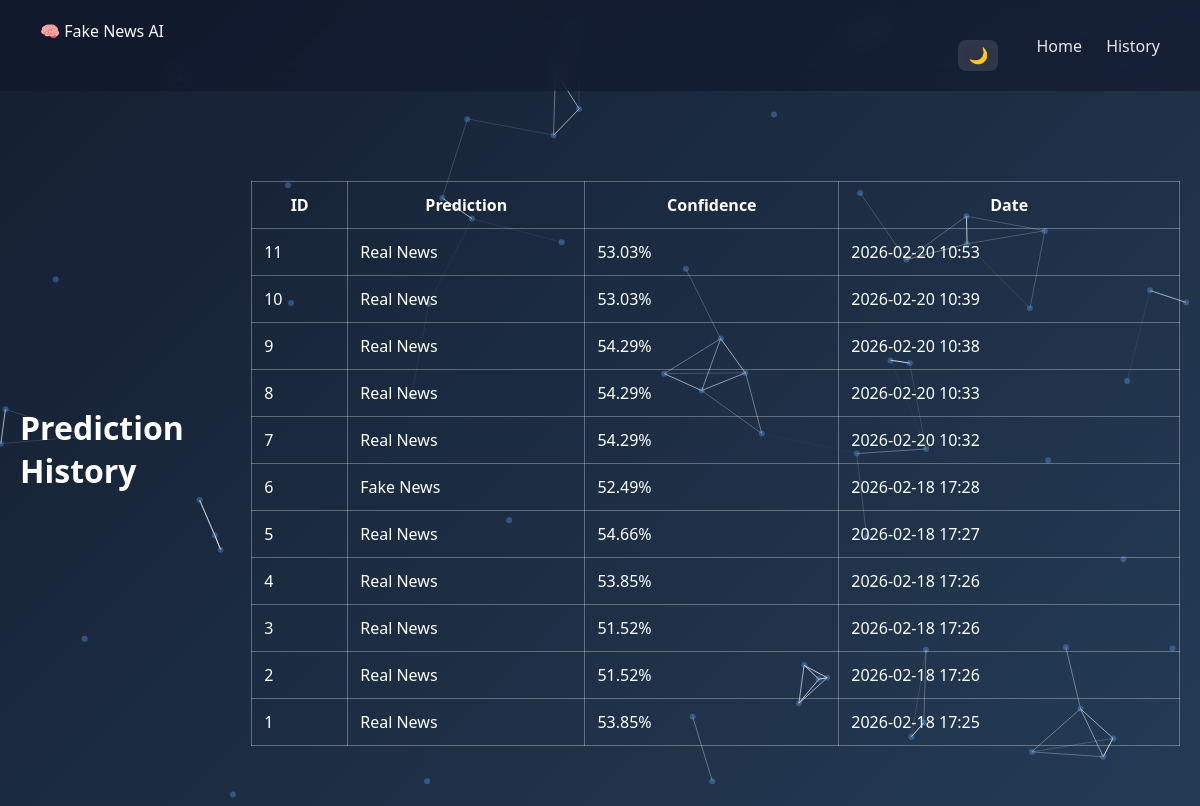
The app's page /history with its own data.
### tables this page shows
CREATE TABLE history (
            id INTEGER PRIMARY KEY AUTOINCREMENT,
            text TEXT,
            prediction TEXT,
            confidence REAL,
            created_at TEXT
        );

### app.py (the view)
@app.route("/history")
def history():
    conn = sqlite3.connect("database/fake_news.db")
    cursor = conn.cursor()
    cursor.execute("SELECT * FROM history ORDER BY id DESC")
    data = cursor.fetchall()
    conn.close()
    return render_template("history.html", data=data)

### templates/history.html
{% extends "base.html" %}
{% block content %}
<h1>Prediction History</h1>
<table>
    <tr>
        <th>ID</th>
        <th>Prediction</th>
        <th>Confidence</th>
        <th>Date</th>
    </tr>
    {% for row in data %}
    <tr>
        <td>{{ row[0] }}</td>
        <td>{{ row[2] }}</td>
        <td>{{ row[3] }}%</td>
        <td>{{ row[4] }}</td>
    </tr>
    {% endfor %}
</table>
{% endblock %}

### templates/base.html (shortened to what this page needs)
<!DOCTYPE html>
<html>
<head>
    <link rel="stylesheet" href="{{ url_for('static', filename='css/style.css') }}">
</head>
<body>
<div id="particles-js"></div>
<nav class="navbar">
    <div class="nav-title">🧠 Fake News AI</div>
    <div class="nav-right">
        <button id="themeToggle">🌙</button>
        <div class="nav-links">
            <a href="/">Home</a>
            <a href="/history">History</a>
        </div>
    </div>
</nav>
<main class="main-container">
    {% block content %}{% endblock %}
</main>
</body>
</body>
</html>

### static/css/style.css (style rules this page uses)
body { margin: 0; font-family: 'Segoe UI', sans-serif; background: linear-gradient(135deg, #141E30, #243B55); color: white; }
.navbar { display: flex; justify-content: space-between; padding: 20px 40px; background: rgba(0,0,0,0.4); }
.navbar a { color: white; text-decoration: none; margin-left: 20px; }
button { margin-top: 20px; padding: 12px 35px; border: none; border-radius: 8px; background: #00c6ff; color: white; font-size: 16px; cursor: pointer; }
table { width: 100%; margin-top: 30px; border-collapse: collapse; }
th, td { padding: 12px; border: 1px solid rgba(255,255,255,0.3); }
.navbar, .main-container { position: relative; z-index: 2; }
.navbar { backdrop-filter: blur(10px); background: rgba(15, 23, 42, 0.6); color: white; }
.nav-title { color: #f9fafb; }
.nav-links a { color: #e5e7eb; }
.main-container { display: flex; justify-content: center; align-items: center; padding: 60px 20px; }
#particles-js { position: fixed; width: 100%; height: 100%; z-index: -1; top: 0; left: 0; }
.nav-right { display: flex; align-items: center; gap: 18px; }
#themeToggle { background: rgba(255,255,255,0.12); border: none; border-radius: 8px; padding: 6px 10px; cursor: pointer; font-size: 16px; backdrop-filter: blur(8px); }

### records on screen
history: id "11", prediction "Real News", confidence "53.03", created_at "2026-02-20 10:53"
history: id "10", prediction "Real News", confidence "53.03", created_at "2026-02-20 10:39"
history: id "9", prediction "Real News", confidence "54.29", created_at "2026-02-20 10:38"
history: id "8", prediction "Real News", confidence "54.29", created_at "2026-02-20 10:33"
history: id "7", prediction "Real News", confidence "54.29", created_at "2026-02-20 10:32"
history: id "6", prediction "Fake News", confidence "52.49", created_at "2026-02-18 17:28"
history: id "5", prediction "Real News", confidence "54.66", created_at "2026-02-18 17:27"
history: id "4", prediction "Real News", confidence "53.85", created_at "2026-02-18 17:26"
history: id "3", prediction "Real News", confidence "51.52", created_at "2026-02-18 17:26"
history: id "2", prediction "Real News", confidence "51.52", created_at "2026-02-18 17:26"
history: id "1", prediction "Real News", confidence "53.85", created_at "2026-02-18 17:25"
